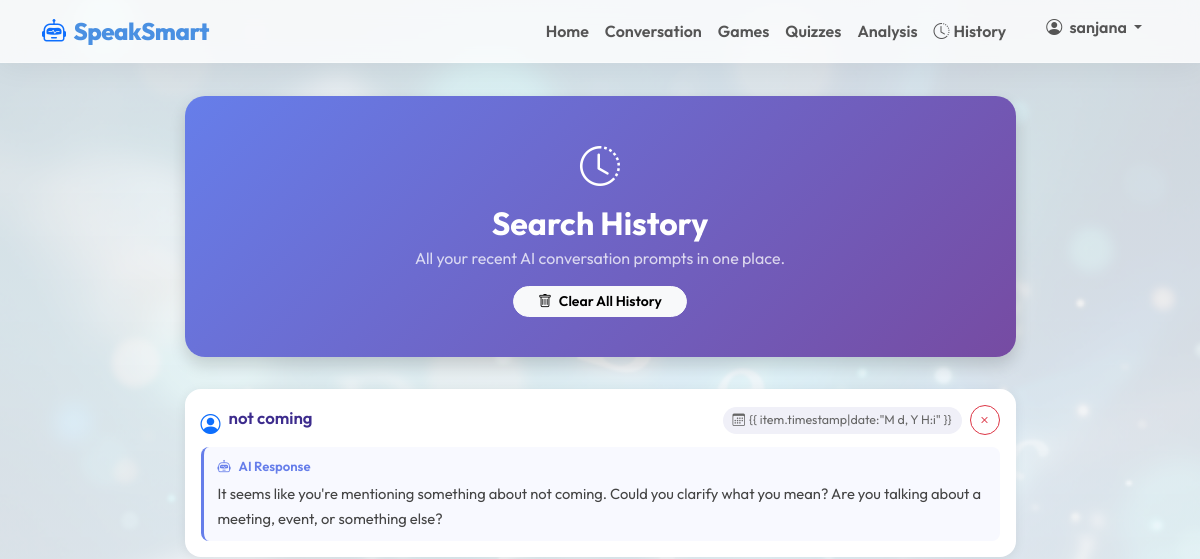
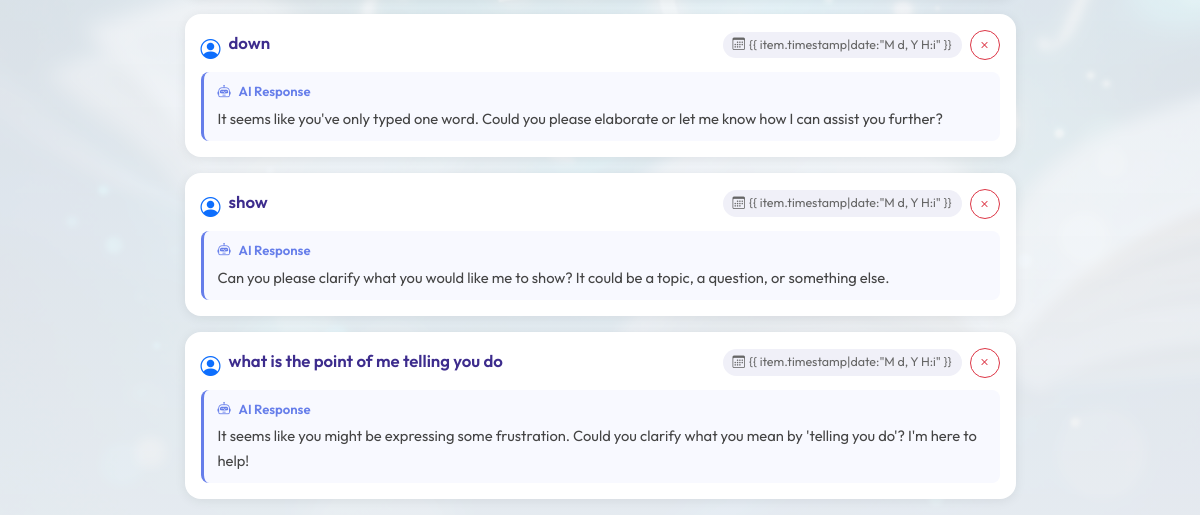
The page /history/ (signed in) on the database as committed earlier (2 pictures, top to bottom).
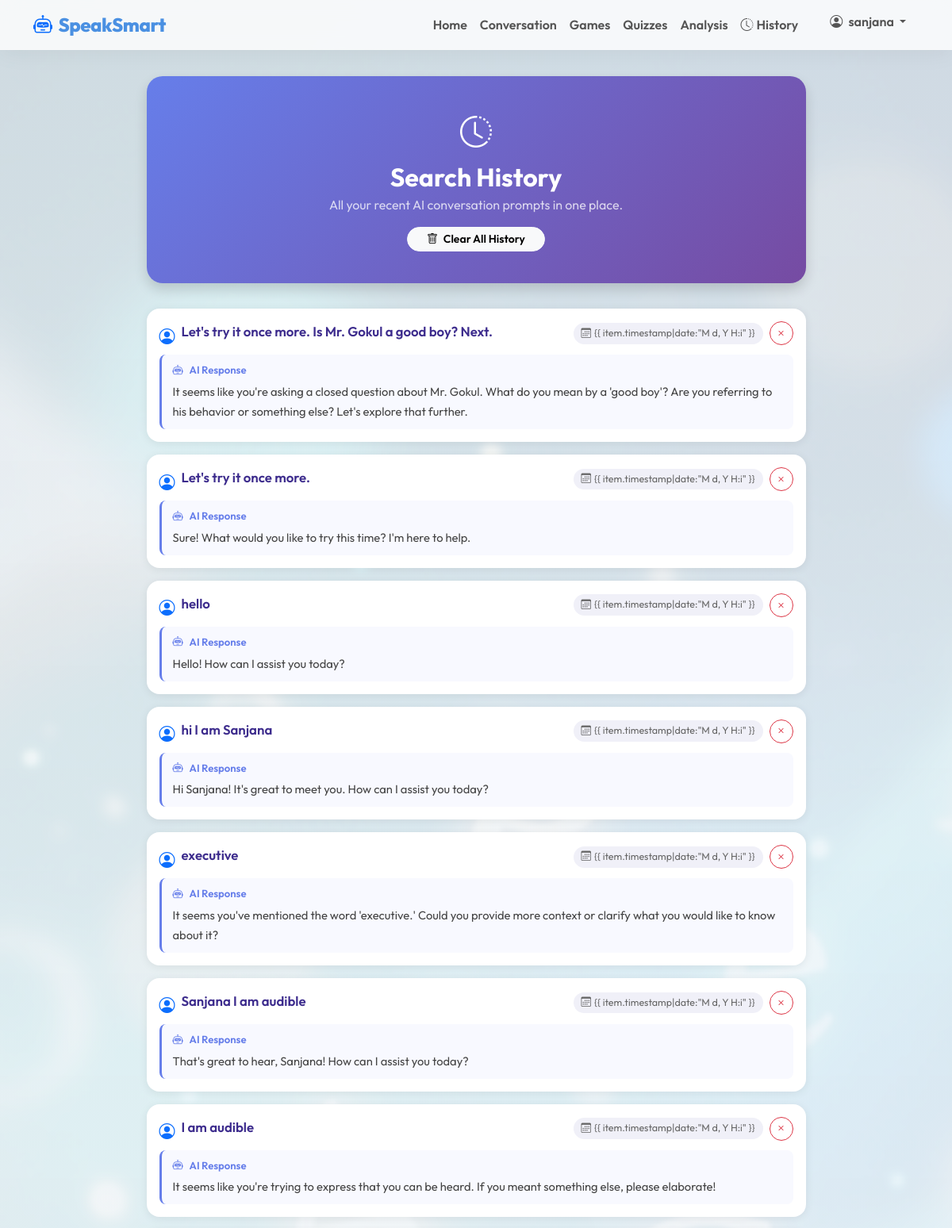
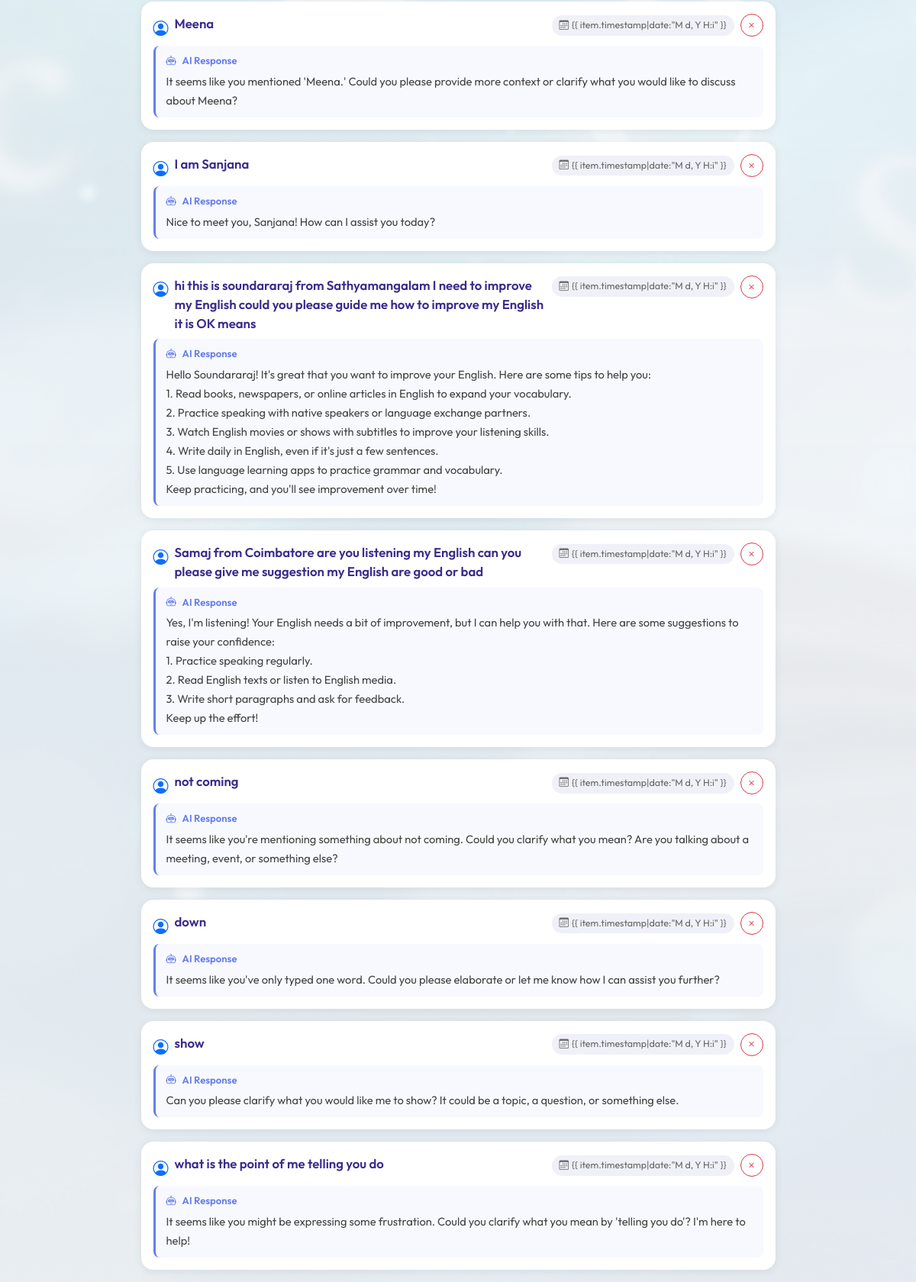
The same page on the database as committed later (2 pictures, top to bottom).
### core/models.py (models this page shows, shortened)
class SearchHistory(models.Model):
    user = models.ForeignKey(User, on_delete=models.CASCADE, related_name='search_history')
    prompt = models.TextField()
    ai_response = models.TextField()
    timestamp = models.DateTimeField(auto_now_add=True)
    class Meta:
        ordering = ['-timestamp']

### core/views.py (the view)
# urls.py: path('history/', views.search_history, name='search_history'),
@login_required
def search_history(request):
    history = SearchHistory.objects.filter(user=request.user)[:50]
    return render(request, 'search_history.html', {'history': history})

### templates/search_history.html (shortened to what this page needs)
{% extends 'base.html' %}
{% block content %}
<div class="row justify-content-center">
    <div class="col-md-9">
        <div class="header-section text-center shadow">
            <i class="bi bi-clock-history" style="font-size: 2.5rem;"></i>
            <h2 class="fw-bold mt-2 mb-1">Search History</h2>
            <p class="mb-3 opacity-75">All your recent AI conversation prompts in one place.</p>
            {% if history %}
            <button class="btn btn-light btn-sm rounded-pill px-4 fw-semibold" id="btn-clear-all">
                <i class="bi bi-trash me-1"></i> Clear All History
            </button>
            {% endif %}
        </div>
        {% if not history %}
        <div class="text-center py-5">
            <i class="bi bi-chat-dots text-muted" style="font-size: 4rem;"></i>
            <h4 class="mt-3 text-muted">No search history yet.</h4>
            <p class="text-secondary">Start a conversation with the AI to see your history here.</p>
            <a href="/conversation/" class="btn btn-primary btn-modern px-4 mt-2">Start Chatting</a>
        </div>
        {% else %}
        <div id="history-list">
            {% for item in history %}
            <div class="history-card card mb-3 p-0" id="history-item-{{ item.id }}">
                <div class="d-flex justify-content-between align-items-start p-3 pb-2">
                    <div class="d-flex align-items-start gap-2 flex-grow-1 min-w-0">
                        <i class="bi bi-person-circle text-primary fs-5 mt-1 flex-shrink-0"></i>
                        <span class="prompt-text">{{ item.prompt }}</span>
                    </div>
                    <div class="d-flex align-items-center gap-2 ms-2 flex-shrink-0">
                        <span class="timestamp-badge"><i class="bi bi-calendar3 me-1"></i>{{ item.timestamp|date:"M d, Y
                            H:i" }}</span>
                        <button class="btn btn-sm btn-outline-danger rounded-circle p-1 btn-delete"
                            data-id="{{ item.id }}" title="Delete this entry" style="width:30px;height:30px;">
                            <i class="bi bi-x"></i>
                        </button>
                    </div>
                </div>
                {% if item.ai_response %}
                <div class="px-3 pb-3">
                    <div
                        style="background:#f8f9ff; border-left:3px solid #667eea; border-radius:8px; padding:10px 14px;">
                        <div class="d-flex align-items-center gap-2 mb-1"
                            style="color:#667eea; font-size:0.82rem; font-weight:600;">
                            <i class="bi bi-robot"></i> AI Response
                        </div>
                        <div class="response-text">{{ item.ai_response }}</div>
                    </div>
                </div>
                {% endif %}
            </div>
            {% endfor %}
        </div>
        {% endif %}
    </div>
</div>
{% endblock %}

### templates/base.html (shortened to what this page needs)
<!DOCTYPE html>
<html lang="en">
<head>
    <link href="https://cdn.jsdelivr.net/npm/bootstrap@5.3.2/dist/css/bootstrap.min.css" rel="stylesheet">
    <link rel="stylesheet" href="https://cdn.jsdelivr.net/npm/bootstrap-icons@1.11.1/font/bootstrap-icons.css">
    {% load static %}
    <link rel="stylesheet" href="{% static 'css/style.css' %}">
</head>
<body class="bg-light">
    <nav class="navbar navbar-expand-lg navbar-light navbar-glass fixed-top">
        <div class="container">
            <a class="navbar-brand" href="{% url 'home' %}">
                <i class="bi bi-robot text-primary me-2"></i>SpeakSmart
            </a>
            <div class="collapse navbar-collapse" id="navbarNav">
                <ul class="navbar-nav ms-auto">
                    <li class="nav-item"><a class="nav-link" href="{% url 'home' %}">Home</a></li>
                    {% if user.is_authenticated %}
                    <li class="nav-item"><a class="nav-link" href="{% url 'conversation' %}">Conversation</a></li>
                    <li class="nav-item"><a class="nav-link" href="{% url 'games' %}">Games</a></li>
                    <li class="nav-item"><a class="nav-link" href="{% url 'quizzes' %}">Quizzes</a></li>
                    <li class="nav-item"><a class="nav-link" href="{% url 'analysis' %}">Analysis</a></li>
                    <li class="nav-item"><a class="nav-link" href="{% url 'search_history' %}"><i
                                class="bi bi-clock-history me-1"></i>History</a></li>
                    <li class="nav-item dropdown ms-lg-3">
                        <a class="nav-link dropdown-toggle btn btn-outline-primary px-3 py-1 mt-1 mt-lg-0 text-start text-lg-center"
                            href="#" role="button" data-bs-toggle="dropdown">
                            <i class="bi bi-person-circle me-1"></i> {{ user.username }}
                        </a>
                    </li>
                    {% else %}
                    <li class="nav-item"><a class="nav-link btn btn-outline-primary px-4 me-lg-2 mb-2 mb-lg-0"
                            href="{% url 'login' %}">Login</a></li>
                    <li class="nav-item"><a class="nav-link btn btn-primary px-4 text-white"
                            href="{% url 'signup' %}">Sign Up</a></li>
                    {% endif %}
                </ul>
            </div>
        </div>
    </nav>
    <div class="container mt-5 pt-5">
        {% block content %}
        {% endblock %}
    </div>
</body>
</html>

### static/css/style.css (style rules this page uses)
body { font-family: 'Outfit', sans-serif; background: linear-gradient(rgba(240, 245, 250, 0.85), rgba(240, 245, 250, 0.95)), url('../img/bg.png') no-repeat center center fixed; background-size: cover; color: #333; min-height: 100vh; }
.navbar-glass { background: rgba(255, 255, 255, 0.8) !important; backdrop-filter: blur(10px); -webkit-backdrop-filter: blur(10px); border-bottom: 1px solid rgba(255, 255, 255, 0.3); box-shadow: 0 4px 30px rgba(0, 0, 0, 0.05); }
.navbar-brand { font-weight: 800; color: #4A90E2 !important; font-size: 1.5rem; letter-spacing: -0.5px; }
.nav-link { color: #555 !important; font-weight: 600; transition: color 0.3s ease; }

### templates/search_history.html (style rules this page uses)
.history-card { transition: all 0.2s ease; border: none; border-radius: 16px; box-shadow: 0 2px 12px rgba(0, 0, 0, 0.07); overflow: hidden; }
.prompt-text { font-size: 1.05rem; font-weight: 600; color: #3d2c8d; }
.response-text { font-size: 0.92rem; color: #444; white-space: pre-line; line-height: 1.7; }
.timestamp-badge { font-size: 0.78rem; padding: 4px 10px; border-radius: 20px; background: #f0f0f8; color: #666; }
.header-section { background: linear-gradient(135deg, #667eea 0%, #764ba2 100%); border-radius: 20px; padding: 2.5rem; color: white; margin-bottom: 2rem; }

Rows that differ between the two databases and show on the page:
added SearchHistory: prompt "Let's try it once more. Is Mr. Gokul a good boy? Next.", ai_response "It seems like you're asking a closed question about Mr. Gokul. What do you mean by a 'good boy'? Are you referring to his behavior or something else? Let's explore that further."
added SearchHistory: prompt "Let's try it once more.", ai_response "Sure! What would you like to try this time? I'm here to help."
added SearchHistory: prompt "hello", ai_response "Hello! How can I assist you today?"
added SearchHistory: prompt "hi I am Sanjana", ai_response "Hi Sanjana! It's great to meet you. How can I assist you today?"
added SearchHistory: prompt "executive", ai_response "It seems you've mentioned the word 'executive.' Could you provide more context or clarify what you would like to know about it?"
added SearchHistory: prompt "Sanjana I am audible", ai_response "That's great to hear, Sanjana! How can I assist you today?"
added SearchHistory: prompt "I am audible", ai_response "It seems like you're trying to express that you can be heard. If you meant something else, please elaborate!"
added SearchHistory: prompt "Meena", ai_response "It seems like you mentioned 'Meena.' Could you please provide more context or clarify what you would like to discuss about Meena?"
added SearchHistory: prompt "I am Sanjana", ai_response "Nice to meet you, Sanjana! How can I assist you today?"
added SearchHistory: prompt "hi this is soundararaj from Sathyamangalam I need to improve my English could you please guide me how to improve my English it is OK means", ai_response "Hello Soundararaj! It's great that you want to improve your English. Here are some tips to help you: 1. Read books, newspapers, or online articles in English to expand your vocabulary. 2. Practice speaking with native speakers or language exchange partners. 3. Watch English movies or shows with subtitles to improve your listening skills. 4. Write daily in English, even if it's just a few sentences. 5. Use language learning apps to practice grammar and vocabulary. Keep practicing, and you'll see improvement over time!"
added SearchHistory: prompt "Samaj from Coimbatore are you listening my English can you please give me suggestion my English are good or bad", ai_response "Yes, I'm listening! Your English needs a bit of improvement, but I can help you with that. Here are some suggestions to raise your confidence: 1. Practice speaking regularly. 2. Read English texts or listen to English media. 3. Write short paragraphs and ask for feedback. Keep up the effort!"
